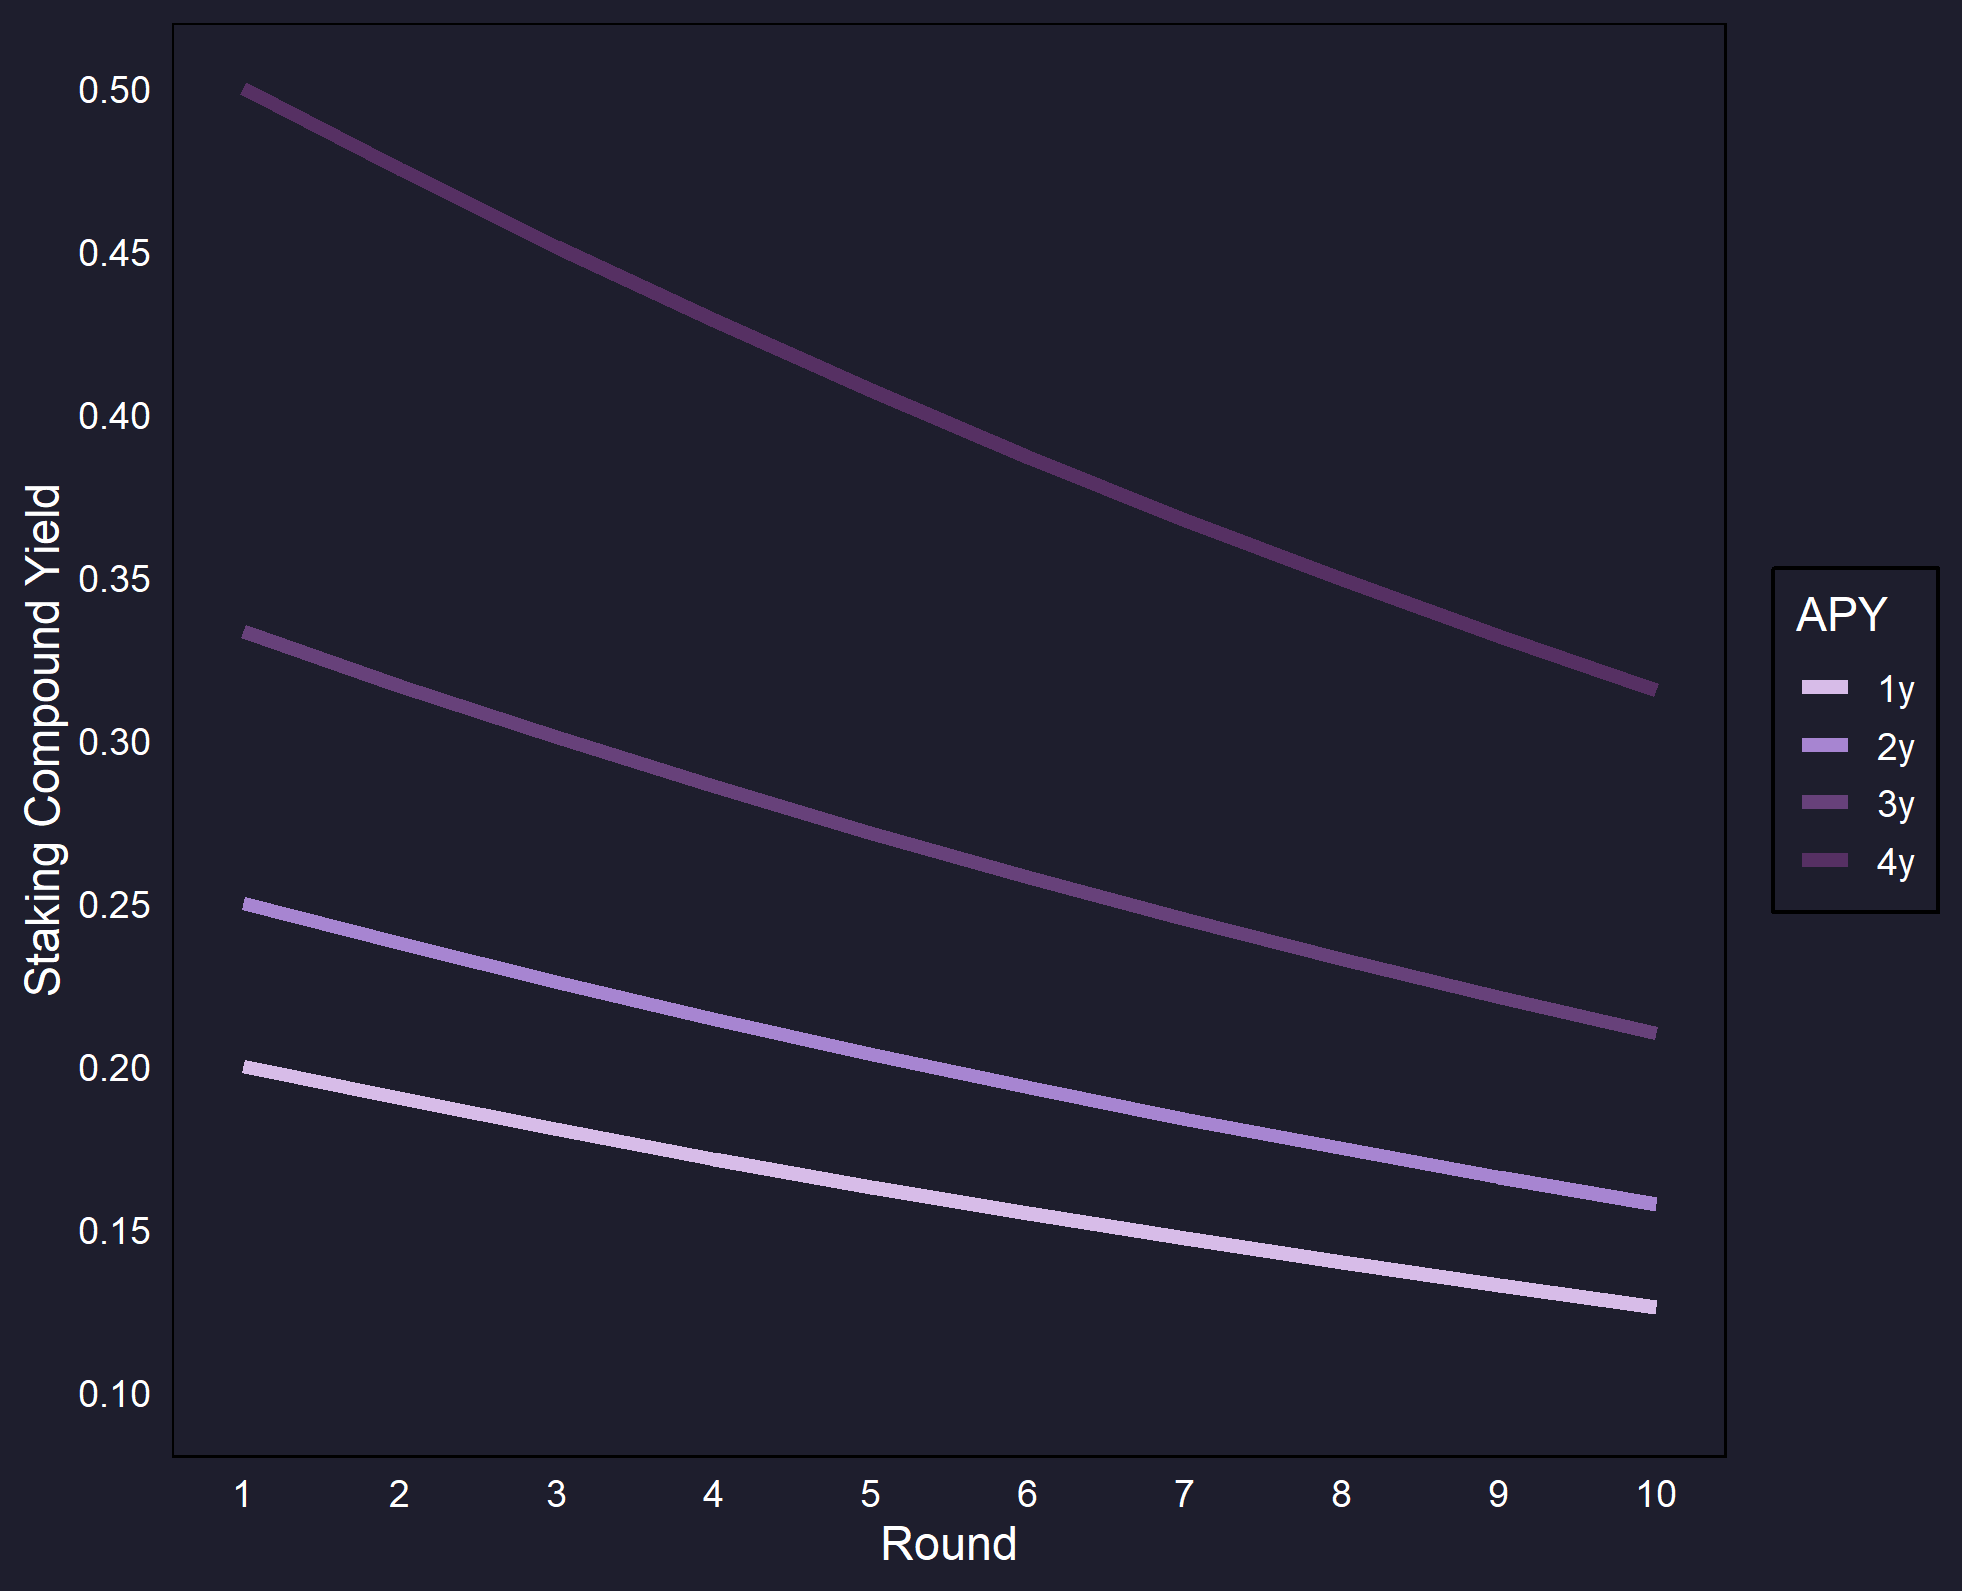

Recreate this plot in R.
###################################
## Staking Yield Per Epoch Chart ##
## Author: etherpilled           ##
###################################

library(tidyr)
library(ggplot2)
library(dplyr)

# Your initial data setup
factor <- 0.05
initial_values <- c(r1 = 0.20, r2 = 0.25, r3 = 0.3333, r4 = 0.50)
names <- c("r1", "r2", "r3", "r4")

# Creating a list to store vectors
vectors <- list()

# Loop to decrement values and store in list
for (name in names) {
  value <- initial_values[[name]]  # Corrected from 'wname' to 'name'
  vector <- value
  for (i in 2:10) {
    value <- value - (value * factor)
    vector <- c(vector, value)
  }
  vectors[[name]] <- vector
}

# Creating a data frame
df <- data.frame(epoch = 1:10,
                 r1 = vectors$r1,
                 r2 = vectors$r2,
                 r3 = vectors$r3,
                 r4 = vectors$r4)

# Melting data frame for use with ggplot, replacing old variable names
df_long <- pivot_longer(df, cols = -epoch, names_to = "variable", values_to = "value")
df_long$variable <- factor(df_long$variable, levels = c("r1", "r2", "r3", "r4"), labels = c("1y", "2y", "3y", "4y"))

# Plotting with custom colors and no grid lines
ggplot(df_long, aes(x = epoch, y = value, color = variable, group = variable)) +
  geom_line(size = 2) +
  scale_color_manual(values = c("#D7BCE8", "#A785D1", "#67417A", "#563063")) +
  theme_minimal(base_size = 14) +
  theme(
    plot.background = element_rect(fill = "#1E1E2D", color = NA),
    panel.background = element_rect(fill = "#1E1E2D"),
    panel.grid.major = element_blank(),
    panel.grid.minor = element_blank(),
    legend.background = element_rect(fill = "#1E1E2D"),
    text = element_text(color = "white"),
    axis.title = element_text(color = "white"),
    axis.text = element_text(color = "white")
  ) +
  labs(x = "Round", y = "Staking Compound Yield", color = "APY")
